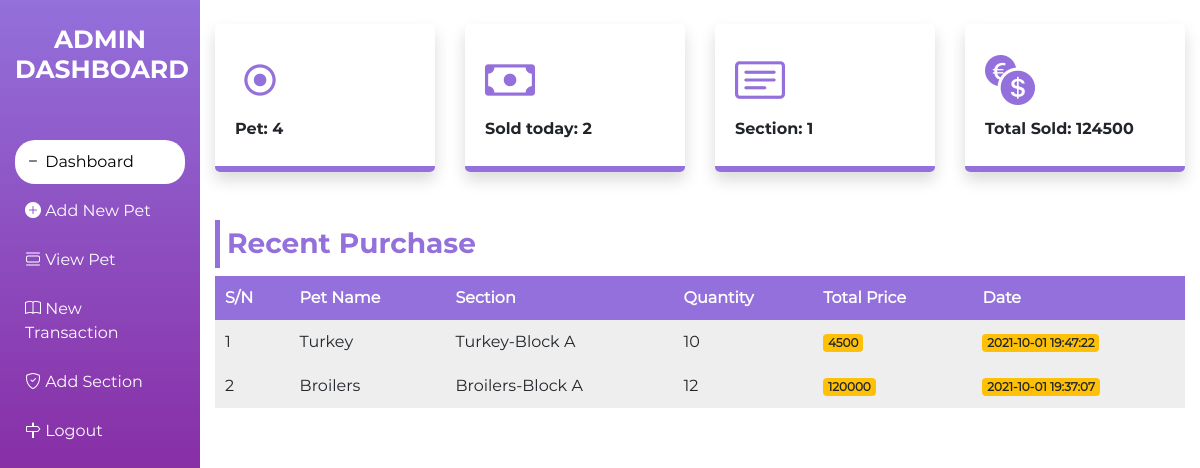
Page /dashboard.php on the committed database.
### tables this page shows
CREATE TABLE `trans` (
  `id` int(11) NOT NULL,
  `pname` varchar(110) NOT NULL,
  `section` varchar(110) NOT NULL,
  `quantity` varchar(110) NOT NULL,
  `sdate` timestamp NOT NULL DEFAULT current_timestamp() ON UPDATE current_timestamp(),
  `price` varchar(11) NOT NULL
);

### dashboard.php (the view, shortened to what this page needs)
<?php
include "include/db_connection.php"
?>
<!DOCTYPE html>
<html>
<head>
    <link rel="stylesheet" type="text/css" href="bootstrap/css/bootstrap.min.css">
    <link rel="stylesheet" type="text/css" href="bootstrap-icons/bootstrap-icons.css">
    <link href="css/animate.min.css" rel="stylesheet">
    <link rel="stylesheet" type="text/css" href="css/admin.css">
</head>
<body>
 <section id="main">
    <div class="container-fluid">
            <div class="row">
                <div class="col-md-2 sidebar">
                    <br>
                    <h3>ADMIN DASHBOARD</h3>
                    <br><br>
                    <ul>
                        <li><a class="active" href="dashboard.php"><span class="bi bi-dash"></span> Dashboard</a></li>
                        <li><a href="new.php"><span class="bi bi-plus-circle-fill"></span> Add New Pet</a></li>
                        <li><a href="view.php"><span class="bi bi-view-list"></span> View Pet</a></li>
                        <li><a href="trans.php"><span class="bi bi-book"></span> New Transaction</a></li>
                        <li><a href="section.php"><span class="bi bi-shield-check"></span> Add Section</a></li>
                        <li><a href="admin.php"><span class="bi bi-signpost"></span> Logout</a></li>
                    </ul>
                </div>
                <div class="col-md-10">
                    <br>
                    <div class="row">
                        <div class="col-md-3">
                            <div class="box shadow">
                                <span class="bi bi-record2"></span>
                                <h6>Pet:
                                 <?php
                                                $sql = "SELECT COUNT(id) AS total FROM pet";
                                                $run = mysqli_query($dbcon,$sql);
                                                $row = mysqli_fetch_assoc($run);
                                                echo $row['total'];
                                            ?></h6>
                            </div>
                        </div>
                        <div class="col-md-3">
                            <div class="box shadow">
                                <span class="bi bi-cash"></span>
                                <h6>Sold today:
                                    <?php
                                                $sql = "SELECT COUNT(id) AS total FROM trans";
                                                $run = mysqli_query($dbcon,$sql);
                                                $row = mysqli_fetch_assoc($run);
                                                echo $row['total'];
                                            ?></h6>
                            </div>
                        </div>
                        <div class="col-md-3">
                            <div class="box shadow">
                                <span class="bi bi-card-text"></span>
                                <h6>Section: <?php
                                                $sql = "SELECT COUNT(id) AS total FROM section";
                                                $run = mysqli_query($dbcon,$sql);
                                                $row = mysqli_fetch_assoc($run);
                                                echo $row['total'];
                                            ?></h6>
                            </div>
                        </div>
                        <div class="col-md-3">
                            <div class="box shadow">
                                <span class="bi bi-currency-exchange"></span>
                                <h6>Total Sold: <?php
                                                $sql = "SELECT SUM(price) AS total FROM trans";
                                                $run = mysqli_query($dbcon,$sql);
                                                $row = mysqli_fetch_assoc($run);
                                                echo $row['total'];
                                            ?></h6>
                            </div>
                        </div>
                    </div>
                    <br><br>
                    <div class="row">
                        <div class="col-md-12">
                            <h3>Recent Purchase</h3>
                            <table>
                                <tr>
                                    <th>S/N</th>
                                    <th>Pet Name</th>
                                    <th>Section</th>
                                    <th>Quantity</th>
                                    <th>Total Price</th>
                                    <th>Date</th>
                                </tr>
                                  <?php
                                 $counter = 1;
                                                $sql = "SELECT * FROM trans ORDER BY id DESC";
                                                $run = mysqli_query($dbcon,$sql);
                                                while($row = mysqli_fetch_assoc($run)){
                                            ?>
                                <tr>
                                    <td><?php echo $counter++; ?></td>
                                    <td><?php echo $row['pname']; ?></td>
                                    <td><?php echo $row['section']; ?></td>
                                    <td><?php echo $row['quantity']; ?></td>
                                    <td><badge class="badge badge-warning"><?php echo $row['price']; ?></badge></td>
                                    <td><badge class="badge badge-warning"><?php echo $row['sdate']; ?></badge></td>
                                </tr>
                                 <?php } ?>
                            </table>
                        </div>
                    </div>
                  </div>
              </div>
          </div>
    </section>
</body>
</html>

### css/admin.css (style rules this page uses)
* { margin:0; padding: 0; font-family: Mont; }
#main { height: 100%; border-radius: 20px; }
.sidebar { height: 100vh; background-image: linear-gradient( mediumpurple, purple); }
#main .col-md-2 h3 { color: #fff; font-size: 25px; text-align: center; font-family: Bold; }
#main ul { list-style: none; overflow: hidden; padding: 0; width: 100%; }
#main li a { text-decoration: none; margin-bottom: 5px; padding: 10px; color: #fff; display: block; width: 100%; }
#main li .active { background-color: #fff; color: #000; border-radius: 20px; }
#main .box { padding: 20px; border-radius: 5px; border-bottom: 6px solid mediumpurple; }
#main .box span { color: mediumpurple; font-size: 50px; }
#main .box h6 { font-family: Bold; color: 333s; }
#main table { width: 100%; background-color: #eee; }
#main .col-md-12 h3 { border-left: 5px solid mediumpurple; padding: 7px; color: mediumpurple; font-family: Bold; }
#main td, th { padding: 10px; }
#main th { background-color: mediumpurple; color: #fff; }

### rows in the picture
trans: pname "Turkey", section "Turkey-Block A", quantity "10", price "4500", sdate "2021-10-01 19:47:22"
trans: pname "Broilers", section "Broilers-Block A", quantity "12", price "120000", sdate "2021-10-01 19:37:07"

### other values in the picture
$row['total'] "4"
$row['total'] "2"
$row['total'] "1"
$row['total'] "124500"
